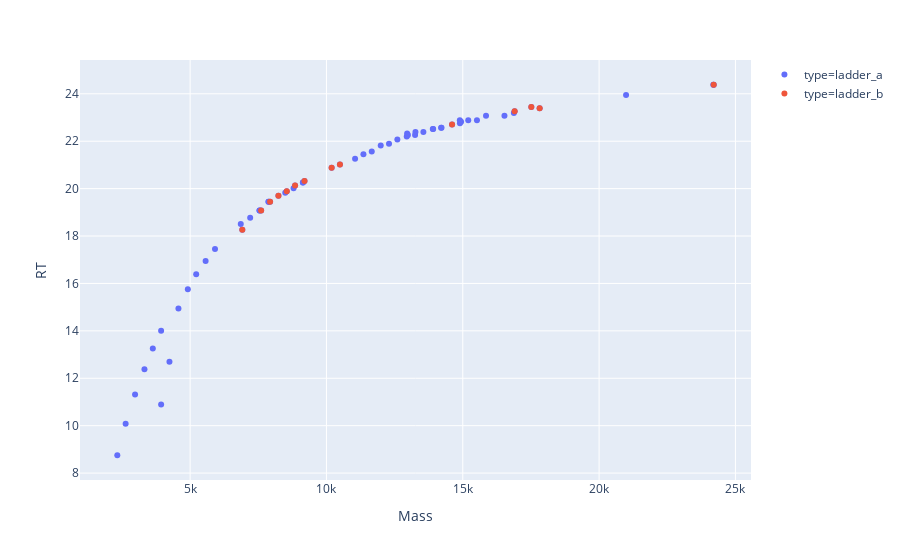

The notebook cell saved with this chart:
### Code cell
plotly_zones(df_matched_5p_s3, df_matched_5p_s3_list[-1])
# plotly_zone(df_matched_5p_s3_list[-1])

# plotly_zones(df_matched_3p_s6, df_matched_3p_s6_list[-3])

### Figure 1 — Plotly figure (JSON) as saved in the notebook; plotly's stock layout.template omitted (floating-point values rounded to 4 significant figures)
{"data": [{"hoverlabel": {"namelength": 0}, "hovertemplate": "type=ladder_a<br>Mass=%{x}<br>RT=%{y}", "legendgroup": "type=ladder_a", "marker": {"color": "#636efa", "symbol": "circle"}, "mode": "markers", "name": "type=ladder_a", "showlegend": true, "type": "scatter", "x": [4242.0, 5223.0, 4572.0, 5568.0, 4917.0, 5913.0, 3936.0, 3936.0, 7544.0, 3631.0, 7873.0, 2635.0, 2980.0, 3325.0, 9135.0, 14890.0, 2329.0, 7548.0, 6858.0, 7877.0, 7203.0, 11660.0, 11050.0, 11360.0, 12300.0, 13560.0, 12600.0, 11990.0, 8794.0, 13250.0, 8489.0, 9139.0, 14210.0, 13900.0, 12950.0, 14900.0, 15200.0, 15520.0, 14220.0, 13260.0, 13910.0, 12960.0, 16870.0, 16530.0, 20990.0, 24190.0, 15850.0, 12990.0, 14940.0, 24200.0, 6914.0, 7604.0, 8850.0, 8239.0, 17510.0, 9195.0, 8545.0, 10500.0, 7933.0, 14610.0, 10190.0, 17820.0, 16900.0], "xaxis": "x", "y": [12.7, 16.38, 14.95, 16.94, 15.75, 17.45, 10.89, 14.0, 19.08, 13.26, 19.45, 10.08, 11.32, 12.38, 20.26, 22.88, 8.753, 19.08, 18.51, 19.45, 18.77, 21.57, 21.26, 21.45, 21.89, 22.39, 22.07, 21.82, 20.01, 22.26, 19.82, 20.26, 22.57, 22.51, 22.19, 22.76, 22.88, 22.88, 22.57, 22.39, 22.51, 22.32, 23.19, 23.08, 23.95, 24.38, 23.08, 22.26, 22.83, 24.38, 18.26, 19.08, 20.13, 19.69, 23.44, 20.32, 19.89, 21.01, 19.45, 22.7, 20.88, 23.39, 23.26], "yaxis": "y"}, {"hoverlabel": {"namelength": 0}, "hovertemplate": "type=ladder_b<br>Mass=%{x}<br>RT=%{y}", "legendgroup": "type=ladder_b", "marker": {"color": "#EF553B", "symbol": "circle"}, "mode": "markers", "name": "type=ladder_b", "showlegend": true, "type": "scatter", "x": [24200.0, 6914.0, 7604.0, 8850.0, 8239.0, 17510.0, 9195.0, 8545.0, 10500.0, 7933.0, 14610.0, 10190.0, 17820.0, 16900.0], "xaxis": "x", "y": [24.38, 18.26, 19.08, 20.13, 19.69, 23.44, 20.32, 19.89, 21.01, 19.45, 22.7, 20.88, 23.39, 23.26], "yaxis": "y"}], "layout": {"legend": {"tracegroupgap": 0}, "margin": {"t": 60}, "xaxis": {"anchor": "y", "domain": [0, 1], "title": {"text": "Mass"}}, "yaxis": {"anchor": "x", "domain": [0, 1], "title": {"text": "RT"}}}}
